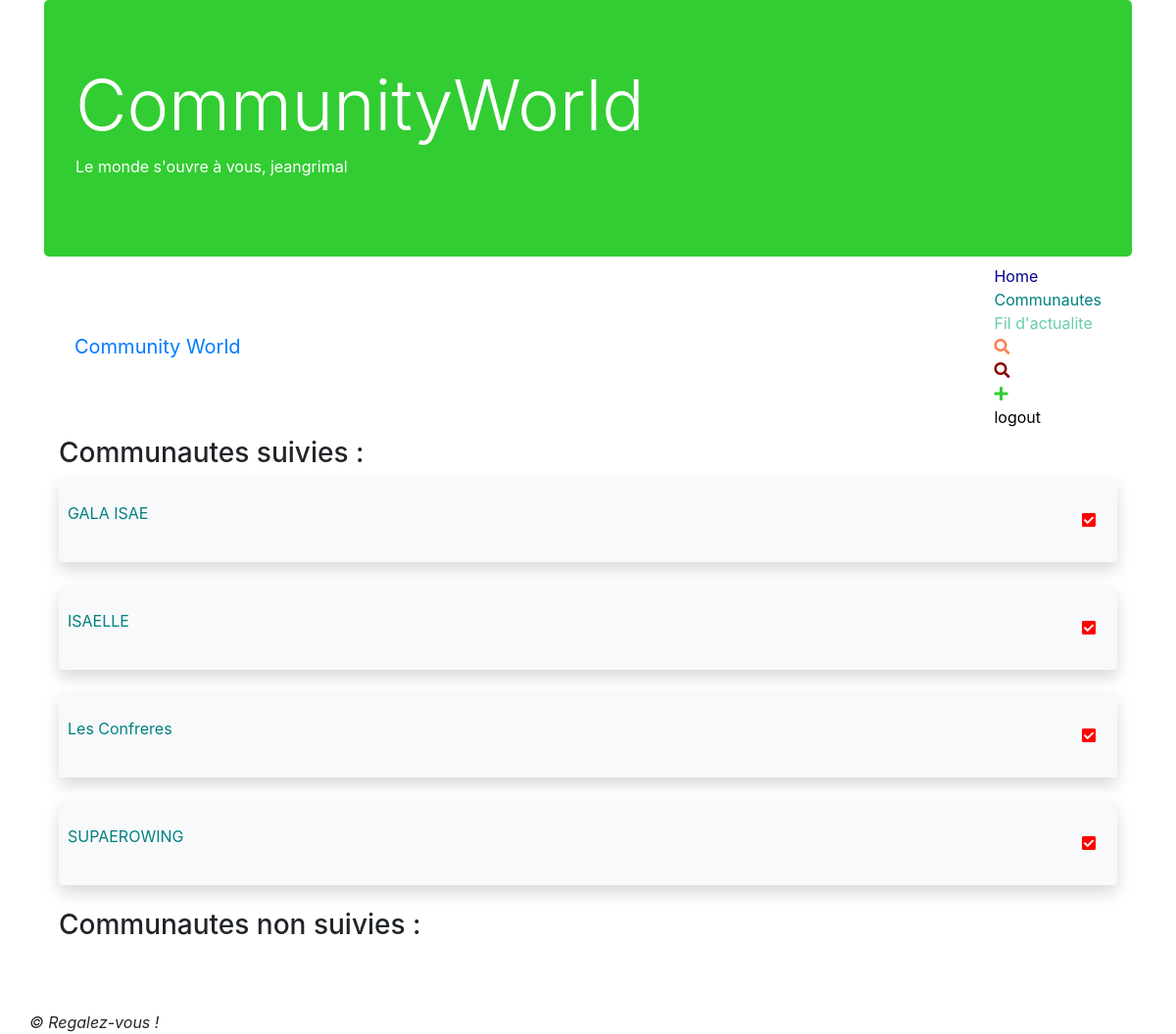
The page /communitymanager/ (signed in) on the database its author committed.
### communitymanager/models.py (models this page shows, shortened)
class Communaute(models.Model):
    nom = models.CharField(max_length=100)
    abonnes = models.ManyToManyField(User, verbose_name='abonnes')
    def recherche_abonnement(self, user):
        for abo in self.abonnes.all():
            if user.id == abo.id:
                return True
        return False
    class Meta:
        ordering = ['nom']

### communitymanager/views.py (the view)
# urls.py: path('', views.communautes),
def communautes(request):
    if request.user.is_authenticated:
        commus = Communaute.objects.all()
        communautes_suivies = []
        communautes_non_suivies = []
        for commu in commus:
            if commu.recherche_abonnement(request.user):
                communautes_suivies.append(commu)
            else:
                communautes_non_suivies.append(commu)
        return render(request, 'communautes.html', locals())
    else:
        return redirect('login')

### templates/communautes.html (shortened to what this page needs)
{% extends 'base.html' %}
{% block content %}
<h3> Communautes suivies :</h3>
{% for commu in communautes_suivies %}
<div class="shadow p-4 mb-4 bg-light rounded">
    <div class="row" style="...">
            <a class="text" href="{% url 'communaute' commu.id %}" style="color: teal">{{ commu.nom }}  </a>
            <a class="btn float-right" href="{% url 'desabonnement' commu.id %}" role="button" style="color: Red">
            <i class="fas fa-check-square"></i>
        </a>
    </div>
</div>
{% endfor %}
<h3> Communautes non suivies :</h3>
{% endblock %}

### templates/base.html (shortened to what this page needs)
<!DOCTYPE html>
{% load static %}
<html lang="fr">
<head>
    <link rel="stylesheet" href="https://maxcdn.bootstrapcdn.com/bootstrap/4.5.2/css/bootstrap.min.css">
    <link rel="stylesheet" href="https://use.fontawesome.com/releases/v5.6.3/css/all.css"
>
    <link rel="stylesheet" href="https://maxcdn.bootstrapcdn.com/bootstrap/4.5.2/css/bootstrap.min.css">
</head>
<body>
<div class="container">
    <div class="jumbotron text" style="margin-bottom:0; background-color:limegreen; color:white">
        <header>
            <h1 class="display-3">CommunityWorld</h1>
            <p>Le monde s'ouvre à vous{% if request.user.username %}, {{ request.user.username }}{% endif %}</p>
        </header>
    </div>
    <nav class="navbar navbar-inverse navbar-fixed-top">
        <div class="container-fluid">
            <div class="navbar-header">
                <a class="navbar-brand" href="{% url 'home' %}">Community World</a>
            </div>
            <ul class="nav navbar-nav">
                {% if not request.user.is_authenticated %}
                <li><a class="nav-link" href="{% url 'login' %}">Login</a></li>
                {% else %}
                <li><a href="{% url 'home' %}" style="color: darkblue">Home</a></li>
                <li><a href="{% url 'communautes' %}" style="color: teal">Communautes</a></li>
                <li><a href="{% url 'fil_actualite' %}" style="color: mediumaquamarine">Fil d'actualite</a></li>
                <a href="{% url 'filtrage_priorite' %}" role="button" style="color: coral"><i class="fas fa-search"></i></a>
                <a href="{% url 'filtrage_priorite_communaute' %}" role="button" style="color: darkred"><i
                        class="fas fa-search"></i></a>
                <a href="{% url 'nouveau_post' %}" role="button" style="color: limegreen"><i
                        class="fas fa-plus"></i></a>
                <li><a href="{% url 'logout' %}" style="color: black">logout</a></li>
                {% endif %}
            </ul>
        </div>
    </nav>
    <div class="container" style="margin-bottom: 2%">
        {% block content %}{% endblock %}
    </div>
    <div class="row pt-5">
        <footer><em>&copy; Regalez-vous !</em></footer>
    </div>
</div>
</body>
</html>

### rows shown on the page
Communaute: nom "GALA ISAE"
Communaute: nom "ISAELLE"
Communaute: nom "Les Confreres"
Communaute: nom "SUPAEROWING"

### other values the page prints
{{ request.user.username }} "jeangrimal"
